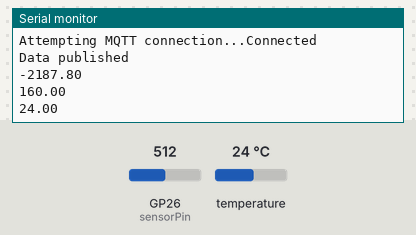
Bench run of a sketch on a simulated Raspberry Pi Pico W. Parts: the last lines printed to the serial monitor. Inputs (shaded band) come from the test bench; at power-on: temperature 24 °C, GP26 (sensorPin) = 512 (analog values on the 0–1023 scale). WiFi joins after 1.5 s; servers stay silent unless stated; random numbers use the default seed unless the sketch sets one; no MQTT or app messages arrive unless stated.

Above: at 3.8 s.
3.9 s: temperature set to 12 °C
At 3.9 s:
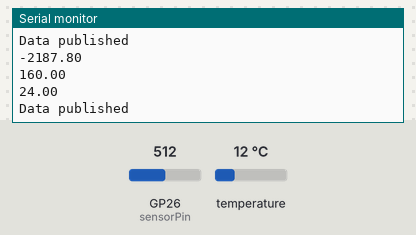
5.4 s: GP26 (sensorPin) set to 716
At 6.7 s:
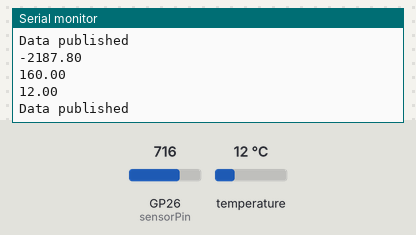
6.9 s: temperature set to 19 °C
At 7.9 s:
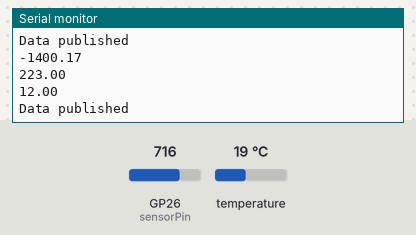
8.4 s: GP26 (sensorPin) set to 810
At 10.1 s:
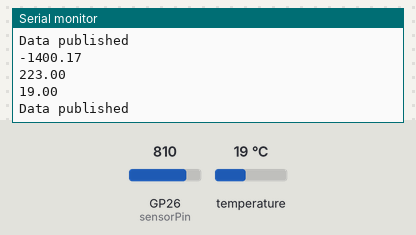
Timing chart, 0 to 10.9 s (numbered marks = the images above; inputs shaded):
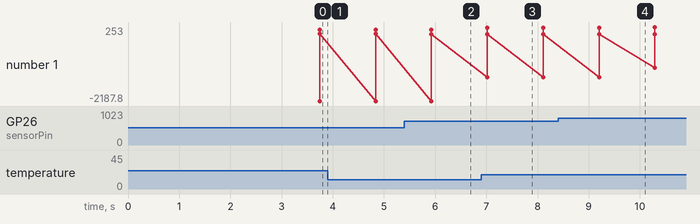

Measured:
- plotted number 1: 12 → 19 after the input at 6.9 s

The sketch:

water_tub.ino
```cpp
#include <WiFi.h>
#include <PubSubClient.h>
#include <ArduinoJson.h>

const char* mqtt_server = "test.mosquitto.org";
const int mqtt_port = 1883;
int sensorPin = 26;
float volt;
float ntu;
float tempC;

const char* ssid = "Rono";
const char* password = "88888888";

WiFiClient espClient;
PubSubClient client(espClient);

long randNumber;
StaticJsonDocument<256> doc;

void reconnect() {
  // Loop until we're reconnected
  while (!client.connected()) {
    Serial.print("Attempting MQTT connection...");
    String clientId = "mqtt-explorer-584bcd18";
    clientId += String(random(0xffff), HEX);
    if (client.connect(clientId.c_str())) {
      Serial.println("Connected");
    } else {
      Serial.print("failed, rc=");
      Serial.print(client.state());
      Serial.println(" try again in 5 seconds");
      delay(5000);
    }
  }
}

void setup() {

  // Start the Serial Monitor
  Serial.begin(115200);
  analogReadResolution(10);
  delay(1000);
  WiFi.mode(WIFI_STA);

  // Start WiFi with supplied parameters
  WiFi.begin(ssid, password);

  // Print periods on monitor while establishing connection
  while (WiFi.status() != WL_CONNECTED) {
    delay(500);
    Serial.print(".");
    delay(500);
  }
  client.setServer(mqtt_server, mqtt_port);
  delay(100);


}

void loop()
{
    tempC = analogReadTemp();
    int r=analogRead(sensorPin);
    float kenvals=map(r,0,1023,0,320);

    volt = 0;
    for(int i=0; i<800; i++)
    {
        volt += ((float)analogRead(sensorPin)/4095)*3.3;
    }
    volt = volt/800;
    volt = round_to_dp(volt,2);
    if(volt < 0){
      ntu = 3000;
    }else{
      ntu = -1120.4*(volt*volt)+5742.3*volt-4353.8;
    }
    delay(1);
    if (!client.connected()) {
    reconnect();
  }
  client.loop();
    String water_level =String(kenvals);
    String flow_rate=String(tempC);

    JsonArray datajson = doc.createNestedArray("datajson");
    datajson.add(water_level);
    datajson.add(flow_rate);
    char out[128];
    int b =serializeJson(doc, out);
    boolean dataout= client.publish("ken/data", out);

    Serial.println("Data published");
    delay(1000);
    Serial.println(ntu);
    Serial.println(kenvals);
    Serial.println(tempC);
}

float round_to_dp( float in_value, int decimal_place )
{
  float multiplier = powf( 10.0f, decimal_place );
  in_value = roundf( in_value * multiplier ) / multiplier;
  return in_value;
}
```
